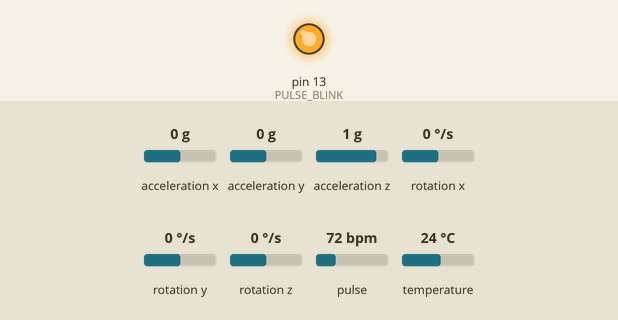
The sketch below on a simulated Arduino Uno, built with avr-gcc and run on an emulated ATmega328P. Parts: output pins drawn as LEDs (lit = HIGH). Dashed ring = blinking. The test bench sets the inputs (shaded band); at power-on: pulse 72 bpm, acceleration x 0 g, acceleration y 0 g, acceleration z 1 g, rotation x 0 °/s, rotation y 0 °/s, rotation z 0 °/s, temperature 24 °C. What the sketch prints to the serial monitor is not drawn.

Above: at 1.3 s.
1.4 s: pulse set to 62 bpm
3.3 s: pulse set to 58 bpm
At 4.9 s:
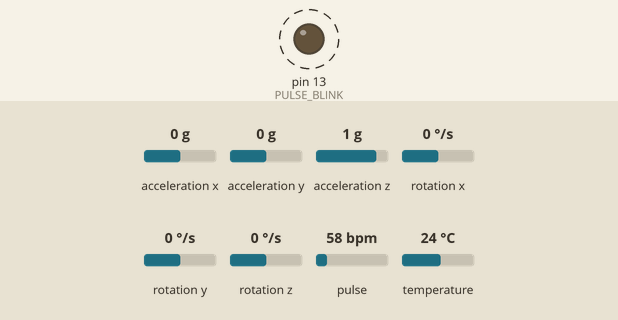
7.4 s: pulse set to 70 bpm
At 8.1 s:
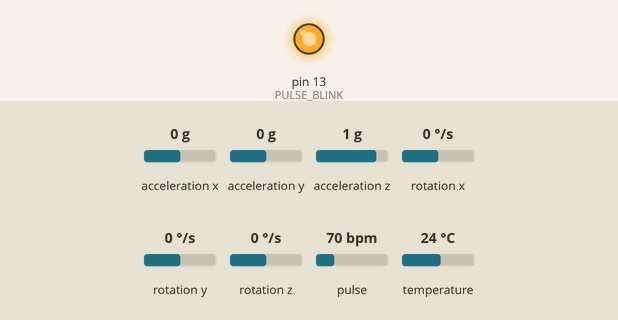
8.9 s: pulse set to 42 bpm
At 11.0 s:
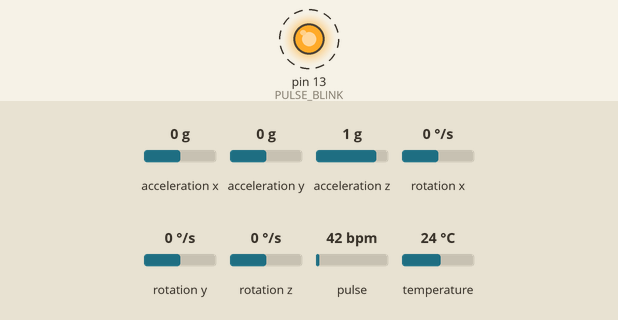
Timing chart, 0 to 14.0 s (numbered marks = the images above; inputs shaded):
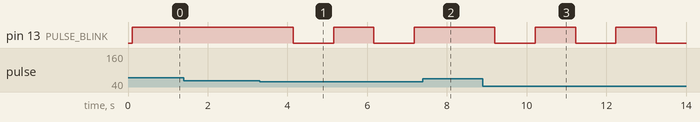

Measured:
- the behaviour switches between 60 and 59 bpm on pulse (found by bisection; images 0 and 1)
- after the input at 1.4 s, every drawn part: stays the same
- after the input at 3.3 s, pin 13 (PULSE_BLINK): alternates HIGH for 1.0 s and LOW for 1.0 s, starting after 0.85 s
- after the input at 7.4 s, pin 13 (PULSE_BLINK): stays HIGH (without the input it goes to LOW after 0.79 s)
- after the input at 8.9 s, pin 13 (PULSE_BLINK): alternates HIGH for 1.0 s and LOW for 1.0 s, starting after 0.30 s

The sketch:

MakeUofT.ino
```cpp
// MindMaxxing Firmware Code (Pulse and accelerometer sensors)

#include <PulseSensorPlayground.h>
#include <Adafruit_MPU6050.h>
#include <Adafruit_Sensor.h>
#include <Wire.h>

const int OUTPUT_TYPE = SERIAL_PLOTTER;
const int PULSE_INPUT = A0;
const int PULSE_BLINK = LED_BUILTIN;
const int PULSE_FADE = 5;
const int THRESHOLD = 550;

PulseSensorPlayground pulseSensor;
Adafruit_MPU6050 mpu;

void setup() {
  Serial.begin(115200);
  while (!Serial) { // Pause before initializing
    delay(10);
  }
  Wire.begin();

  // Initialize Pulse Sensor
  pulseSensor.analogInput(PULSE_INPUT);
  pulseSensor.blinkOnPulse(PULSE_BLINK);
  pulseSensor.fadeOnPulse(PULSE_FADE);
  pulseSensor.setSerial(Serial);
  pulseSensor.setOutputType(OUTPUT_TYPE);
  pulseSensor.setThreshold(THRESHOLD);

  if (!pulseSensor.begin()) {
    while (true) {
      digitalWrite(PULSE_BLINK, LOW);
      delay(100);
      //Serial.println("Heart Sensor Not Found");
      digitalWrite(PULSE_BLINK, HIGH);
      delay(100);
    }
  }
  // Serial.println("Heart Sensor Found!"); / Debugging sensor

  // Initialize IMU
  if (!mpu.begin(0x68)) {  // Try 0x68 first (MPU6050 I2C address)
    //Serial.println("Trying 0x69...");
    if (!mpu.begin(0x69)) {  // Try 0x69 if the first fails
      //Serial.println("Failed to find MPU6050 chip");
      while (1);
    }
  }
  // Serial.println("MPU6050 Found!"); // Debugging sensor

  mpu.setAccelerometerRange(MPU6050_RANGE_8_G); // set to 8 G
  // Serial.print("Accelerometer range set to: ");
  switch (mpu.getAccelerometerRange()) {
  case MPU6050_RANGE_2_G:
    Serial.println("+-2G");
    break;
  case MPU6050_RANGE_4_G:
    Serial.println("+-4G");
    break;
  case MPU6050_RANGE_8_G:
    // Serial.println("+-8G");
    break;
  case MPU6050_RANGE_16_G:
    Serial.println("+-16G");
    break;
  }
  mpu.setGyroRange(MPU6050_RANGE_500_DEG); // set to 500 degrees
  // Serial.print("Gyro range set to: ");
  switch (mpu.getGyroRange()) {
  case MPU6050_RANGE_250_DEG:
    Serial.println("+- 250 deg/s");
    break;
  case MPU6050_RANGE_500_DEG:
    // Serial.println("+- 500 deg/s");
    break;
  case MPU6050_RANGE_1000_DEG:
    Serial.println("+- 1000 deg/s");
    break;
  case MPU6050_RANGE_2000_DEG:
    Serial.println("+- 2000 deg/s");
    break;
  }

  mpu.setFilterBandwidth(MPU6050_BAND_21_HZ); // set to 21 Hz
  // Serial.print("Filter bandwidth set to: ");
  switch (mpu.getFilterBandwidth()) {
  case MPU6050_BAND_260_HZ:
    Serial.println("260 Hz");
    break;
  case MPU6050_BAND_184_HZ:
    Serial.println("184 Hz");
    break;
  case MPU6050_BAND_94_HZ:
    Serial.println("94 Hz");
    break;
  case MPU6050_BAND_44_HZ:
    Serial.println("44 Hz");
    break;
  case MPU6050_BAND_21_HZ:
    //Serial.println("21 Hz");
    break;
  case MPU6050_BAND_10_HZ:
    Serial.println("10 Hz");
    break;
  case MPU6050_BAND_5_HZ:
    Serial.println("5 Hz");
    break;
  }

  Serial.println("");
  delay(100);
}

void loop() {
  pulseSensor.sawNewSample();

 // Get BPM when a beat is detected (the library may average BPM internally for better accuracy)
  int bpm = 0;
  if (pulseSensor.sawStartOfBeat()) {
    bpm = pulseSensor.getBeatsPerMinute();
  }

  // Get new sensor events with the readings
  sensors_event_t a, g, temp;
  mpu.getEvent(&a, &g, &temp);

  // Format data as JSON string
  String data = "{";
    data += "\"heartRate\":" + String(bpm) + ",";
    data += "\"acceleration\":{";
    data += "\"x\":" + String(a.acceleration.x, 2) + ",";
    data += "\"y\":" + String(a.acceleration.y, 2) + ",";
    data += "\"z\":" + String(a.acceleration.z, 2) + "},";
    data += "\"gyroscope\":{";
    data += "\"x\":" + String(g.gyro.x, 2) + ",";
    data += "\"y\":" + String(g.gyro.y, 2) + ",";
    data += "\"z\":" + String(g.gyro.z, 2) + "},";
    data += "\"temperature\":" + String(temp.temperature, 2);
    data += "}";

  // Print out the values
  Serial.println(data);

  delay(1000);
}
```
